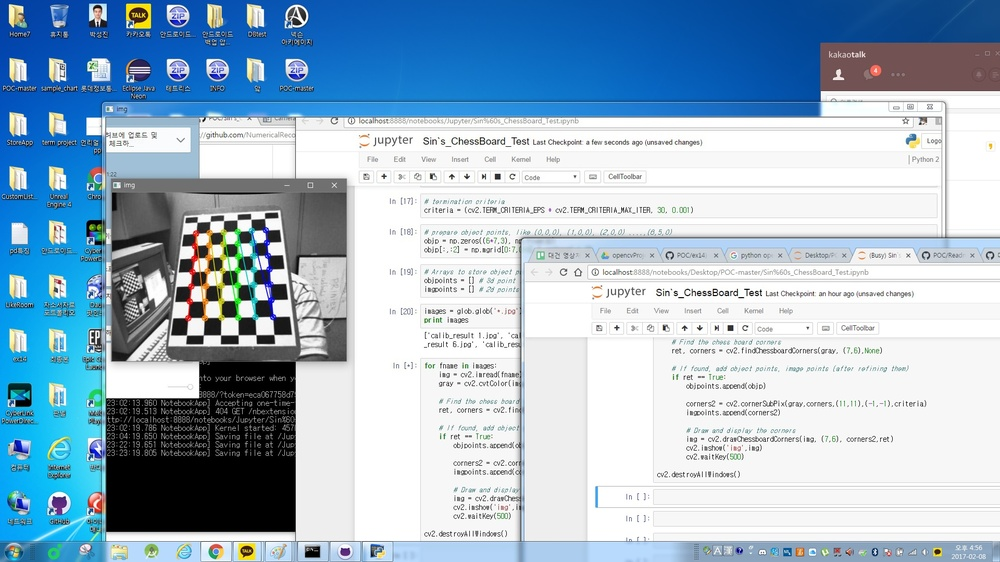
#> input picture SeongJin Success(Image Test).jpg, 1000 x 562 px, shrunk from 1920 x 1080 before the run; its folder holds 4 pictures in this run
$ jupyter execute 'Sin`s_ChessBoard_Test.ipynb'   (shell and % lines are left out)   (Python 2 division)
#> lines starting #> are read from the running program, lines starting #| are printed output that depends on the picture; after the words box and inside, x2 and y2 are one past the last pixel; in counts of white or black regions, pixels touching at a corner belong together
[cell 1]
import numpy as np
import cv2
import glob
from matplotlib import pyplot as plt

[cell 2]
# termination criteria
criteria = (cv2.TERM_CRITERIA_EPS + cv2.TERM_CRITERIA_MAX_ITER, 30, 0.001)

[cell 3]
# prepare object points, like (0,0,0), (1,0,0), (2,0,0) ....,(6,5,0)
objp = np.zeros((6*7,3), np.float32)
objp[:,:2] = np.mgrid[0:7,0:6].T.reshape(-1,2)

[cell 4]
# Arrays to store object points and image points from all the images.
objpoints = [] # 3d point in real world space
imgpoints = [] # 2d points in image plane.

[cell 5]
images = glob.glob('*.jpg')
print images

[cell 6]
for fname in images:
    img = cv2.imread(fname)
#> img is the input picture: shape (562, 1000, 3); mean B, G, R 202.4, 183, 158.7
    gray = cv2.cvtColor(img,cv2.COLOR_BGR2GRAY)
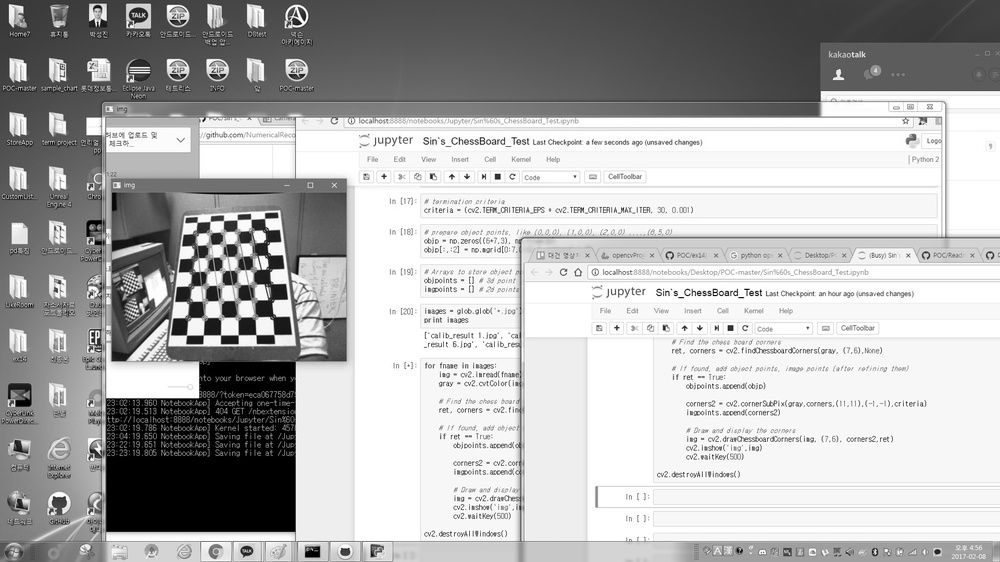
#> gray: shape (562, 1000); min 0, max 255, mean 177.9

    # Find the chess board corners
    ret, corners = cv2.findChessboardCorners(gray, (7,6),None)
#> ret = False; corners = None

    # If found, add object points, image points (after refining them)
    if ret == True:
        objpoints.append(objp)

        corners2 = cv2.cornerSubPix(gray,corners,(11,11),(-1,-1),criteria)
        imgpoints.append(corners2)

        # Draw and display the corners
        img = cv2.drawChessboardCorners(img, (7,6), corners2,ret)
        cv2.imshow('img',img)
        cv2.waitKey(500)
#> pass 2 of the loop `for fname in images:`:
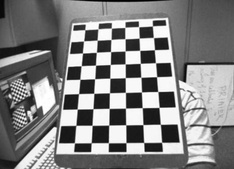
#> input picture Sin`s_ChessBoard_Test.jpg, 234 x 169 px, shrunk from 450 x 324 before the run
#> img is the input picture: shape (169, 234, 3); min 0, max 255, mean 130.5
#> gray: shape (169, 234)
#> ret = True; corners = 42 rows, first 8: [75.92, 125.2], [77.05, 109.1], [78.69, 93.64], [80.01, 79.05], [81.09, 65.88], [82.53, 52.99], [83.69, 40.94], [92.04, 125.2]
#> corners2 = 42 rows, first 8: [75.78, 125.4], [77.25, 109], [78.54, 93.61], [79.81, 79.33], [81.15, 59.87], [83.11, 47.3], [83.47, 30.73], [92.09, 125.3]
#> `img = cv2.drawChessboardCorners(img, (7,6), corners2,ret)`:
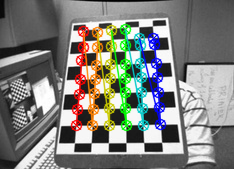
#> img: shape (169, 234, 3); 15.04% of pixels changed, all inside (x1, y1, x2, y2) = (70, 23, 167, 132)
#> pass 3 of the loop `for fname in images:`:
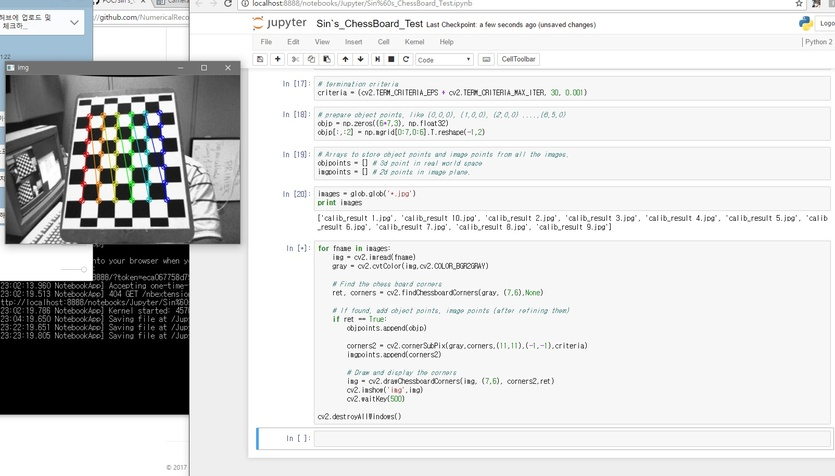
#> input picture Sin`s_ChessBoard_Test_Success.jpg, 835 x 476 px, shrunk from 1604 x 914 before the run
#> img is the input picture: shape (476, 835, 3); mean B, G, R 213.4, 213.4, 212.7
#> gray: shape (476, 835)
#> corners = 42 rows, first 8: [82, 200.5], [83, 184], [84.5, 168.5], [86, 154], [87.5, 140.5], [89, 128], [90.5, 116], [98.5, 200]
#> corners2 = 42 rows, first 8: [81.47, 200.2], [83.08, 183.8], [85.24, 168.3], [86.27, 154], [95.65, 133.4], [89, 128], [97.85, 105.4], [97.97, 200.2]
#> `img = cv2.drawChessboardCorners(img, (7,6), corners2,ret)`:
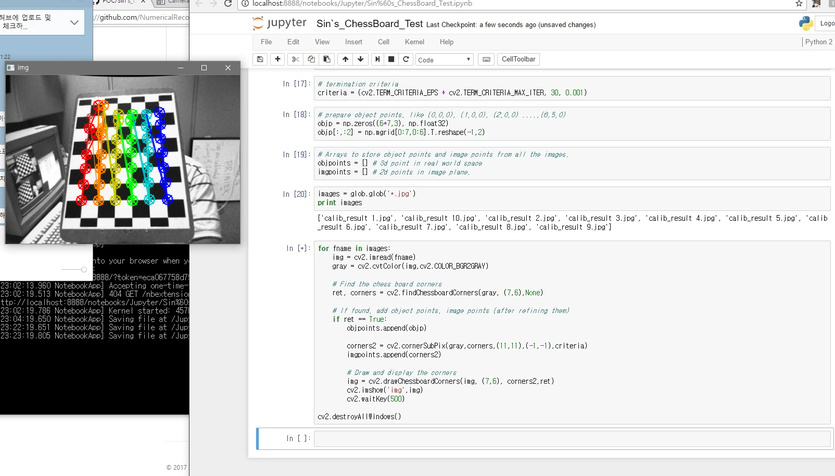
#> img: shape (476, 835, 3); 1.43% of pixels changed, all inside (x1, y1, x2, y2) = (75, 99, 174, 207)
#> the loop made 4 passes; the first 3 are shown

cv2.destroyAllWindows()
